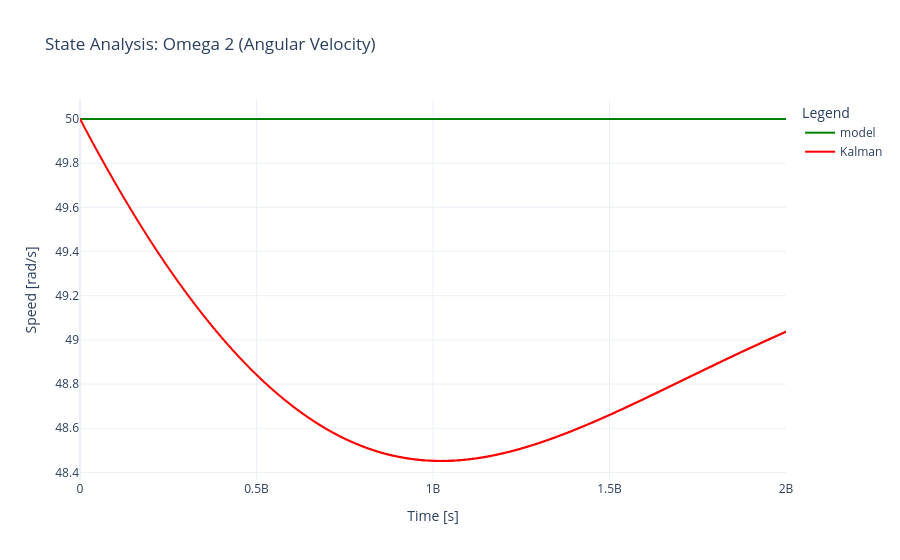

Here is the notebook cell this chart was saved with:
### Code cell
fig_omega2 = px.line(
    df_x_long.query("State == 'omega2'"), 
    x='Time', y='Value', color='Type',
    title="State Analysis: Omega 2 (Angular Velocity)",
    labels={'Value': 'Speed [rad/s]', 'Time': 'Time [s]', 'Type': 'Legend'},
    color_discrete_map={'model': 'green', 'Kalman': 'red'} 
)
fig_omega2.update_layout(template='plotly_white', hovermode='x unified')
fig_omega2.show()

### Figure 1 — Plotly figure (JSON) as saved in the notebook; plotly's stock layout.template omitted (floating-point values rounded to 4 significant figures; data arrays with more than 128 entries replaced by an {"elided": "..."} marker saying what was removed)
{"data": [{"hovertemplate": "Legend=model<br>Time [s]=%{x}<br>Speed [rad/s]=%{y}<extra></extra>", "legendgroup": "model", "line": {"color": "green", "dash": "solid"}, "marker": {"symbol": "circle"}, "mode": "lines", "name": "model", "showlegend": true, "type": "scattergl", "x": {"elided": "20000 int values"}, "xaxis": "x", "y": {"elided": "20000 float values"}, "yaxis": "y"}, {"hovertemplate": "Legend=Kalman<br>Time [s]=%{x}<br>Speed [rad/s]=%{y}<extra></extra>", "legendgroup": "Kalman", "line": {"color": "red", "dash": "solid"}, "marker": {"symbol": "circle"}, "mode": "lines", "name": "Kalman", "showlegend": true, "type": "scattergl", "x": {"elided": "20000 int values"}, "xaxis": "x", "y": {"elided": "20000 float values"}, "yaxis": "y"}], "layout": {"hovermode": "x unified", "legend": {"title": {"text": "Legend"}, "tracegroupgap": 0}, "title": {"text": "State Analysis: Omega 2 (Angular Velocity)"}, "xaxis": {"anchor": "y", "domain": [0, 1], "title": {"text": "Time [s]"}}, "yaxis": {"anchor": "x", "domain": [0, 1], "title": {"text": "Speed [rad/s]"}}}}
